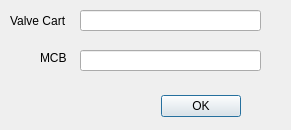
<?xml version="1.0" encoding="UTF-8"?>
<ui version="4.0">
 <class>Dialog</class>
 <widget class="QDialog" name="Dialog">
  <property name="geometry">
   <rect>
    <x>0</x>
    <y>0</y>
    <width>291</width>
    <height>130</height>
   </rect>
  </property>
  <property name="windowTitle">
   <string>Valve Cart Connection</string>
  </property>
  <widget class="QDialogButtonBox" name="b_VCPort">
   <property name="geometry">
    <rect>
     <x>20</x>
     <y>90</y>
     <width>221</width>
     <height>32</height>
    </rect>
   </property>
   <property name="orientation">
    <enum>Qt::Horizontal</enum>
   </property>
   <property name="standardButtons">
    <set>QDialogButtonBox::Ok</set>
   </property>
  </widget>
  <widget class="QLineEdit" name="t_VCPort">
   <property name="geometry">
    <rect>
     <x>80</x>
     <y>10</y>
     <width>181</width>
     <height>21</height>
    </rect>
   </property>
  </widget>
  <widget class="QLabel" name="l_VCPort">
   <property name="geometry">
    <rect>
     <x>10</x>
     <y>10</y>
     <width>71</width>
     <height>21</height>
    </rect>
   </property>
   <property name="text">
    <string>Valve Cart</string>
   </property>
  </widget>
  <widget class="QLabel" name="l_MCBPort">
   <property name="geometry">
    <rect>
     <x>40</x>
     <y>50</y>
     <width>41</width>
     <height>16</height>
    </rect>
   </property>
   <property name="text">
    <string>MCB</string>
   </property>
  </widget>
  <widget class="QLineEdit" name="t_MCBPort">
   <property name="geometry">
    <rect>
     <x>80</x>
     <y>50</y>
     <width>181</width>
     <height>21</height>
    </rect>
   </property>
  </widget>
 </widget>
 <resources/>
 <connections>
  <connection>
   <sender>b_VCPort</sender>
   <signal>accepted()</signal>
   <receiver>Dialog</receiver>
   <slot>accept()</slot>
   <hints>
    <hint type="sourcelabel">
     <x>248</x>
     <y>254</y>
    </hint>
    <hint type="destinationlabel">
     <x>157</x>
     <y>274</y>
    </hint>
   </hints>
  </connection>
  <connection>
   <sender>b_VCPort</sender>
   <signal>rejected()</signal>
   <receiver>Dialog</receiver>
   <slot>reject()</slot>
   <hints>
    <hint type="sourcelabel">
     <x>316</x>
     <y>260</y>
    </hint>
    <hint type="destinationlabel">
     <x>286</x>
     <y>274</y>
    </hint>
   </hints>
  </connection>
 </connections>
</ui>
